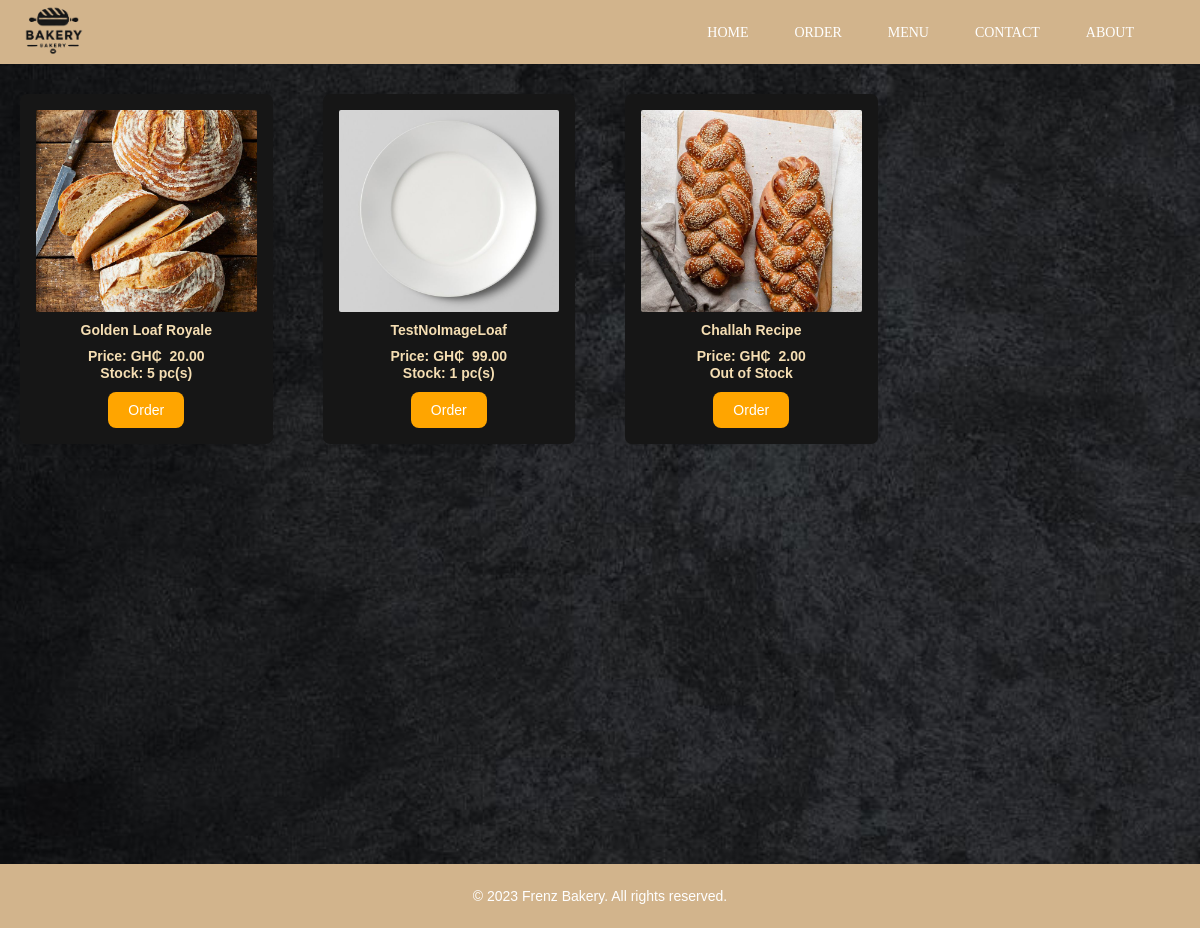
Page /order/ on the earlier database version.
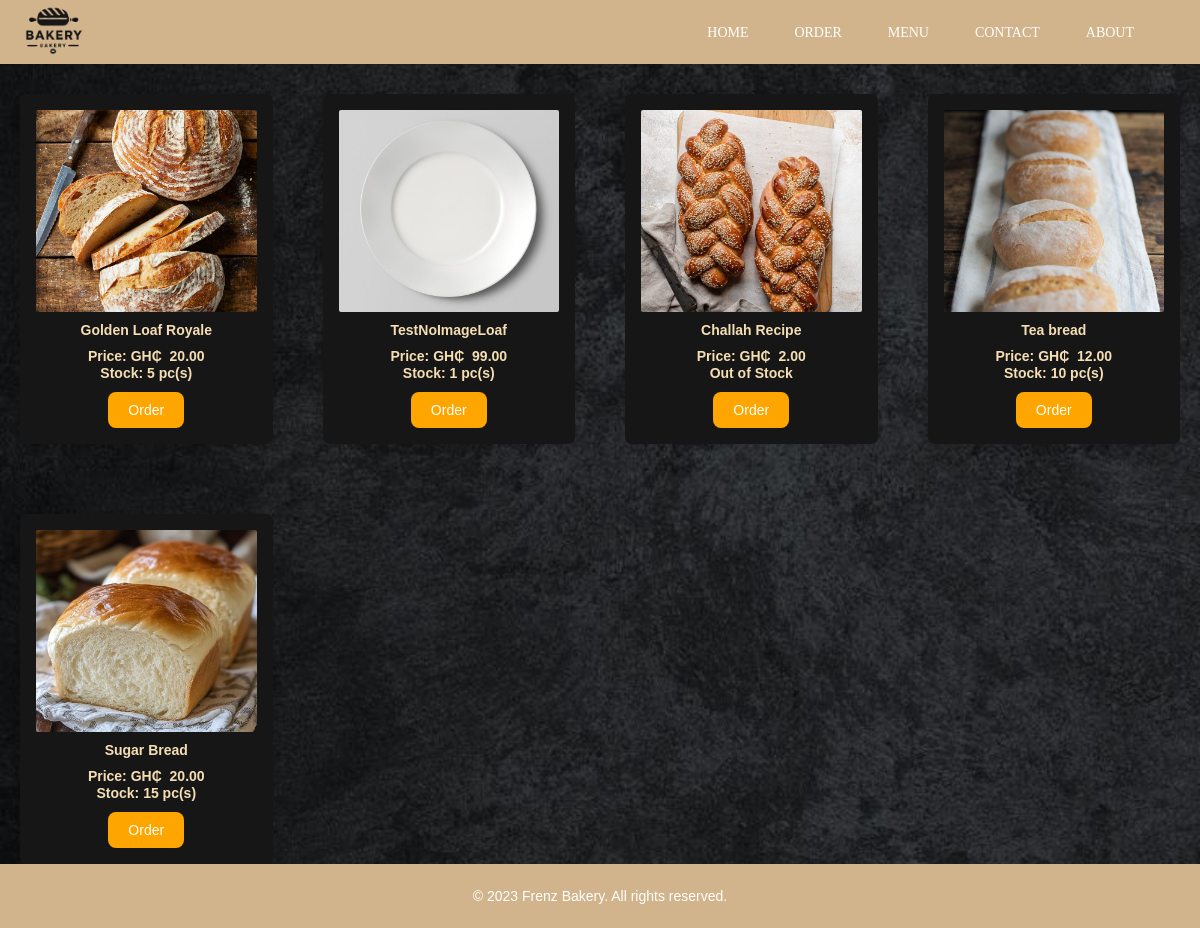
Same page on the later database version.
### web/models.py (models this page shows, shortened)
class Product(models.Model):
    name = models.CharField(max_length=200)
    description = models.TextField(blank=True)
    price = models.DecimalField(max_digits=10, decimal_places=2)
    stock = models.PositiveIntegerField()
    image = models.ImageField(default='fallback.png', blank=True)

### web/views.py (the view)
# urls.py: path('order/', views.order, name='order'),
def order(request):
    products = Product.objects.all()
    context = {'products': products}
    return render(request, 'web/order.html', context)

### web/templates/web/order.html (shortened to what this page needs)
{% extends 'web/main.html' %}
{% load static %}
    {% block content %}
        <section class='menu'>
            {% for product in products %}
                <div class="product">
                    <div class='product-image'>
                        <img src="{{ product.image.url }}" alt="{{ product.name }}" />
                    </div>
                    <div class='product-details'>
                        <div class='product-name'>
                            <h3>{{ product.name }}</h3>
                        </div>
                        <div class='stock-details'>
                            <p>Price: GH₵ &nbsp;{{ product.price }}</p>
                            {% if product.stock == 0 %}
                                <p>Out of Stock</p>
                            {% else %}
                                <p>Stock: {{ product.stock }} pc(s) </p>
                            {% endif %}
                            <button class='order-btn'>Order</button>
                        </div>
                    </div>
                </div>
            {% endfor %}
        </section>
    {% endblock  %}

### web/templates/web/main.html (shortened to what this page needs)
<!DOCTYPE html>
<html lang="en">
<head>
    {% load static %}
    <link rel="stylesheet" href="{% static 'web/main.css' %}">
    <link rel="stylesheet" href="{% static 'web/home.css' %}">
    <link rel="stylesheet" href="{% static 'web/order.css' %}">
</head>
<body>
    <nav >
        <a href="{% url 'home' %}">
            <img src="{% static 'images/nav-logo1.png' %}" alt="Bakery"></a>
        <ul>
            <li><a class="diplomata-sc-regular1" href="{% url 'home' %}">HOME</a></li>
            <li><a class="diplomata-sc-regular1" href="{% url 'order' %}">ORDER</a></li>
            <li><a class="diplomata-sc-regular1" href="{% url 'menu' %}">MENU</a></li>
            <li><a class="diplomata-sc-regular1" href="{% url 'contact' %}">CONTACT</a></li>
            <li><a class="diplomata-sc-regular1" href="{% url 'about' %}">ABOUT</a></li>
        </ul>
    </nav>
    {% block content %}
    {% endblock content %}
    <footer>
        <p>&copy; 2023 Frenz Bakery. All rights reserved.</p>
    </footer>
</body>
</html>

### web/static/web/main.css (style rules this page uses)
* { font-family: Arial, sans-serif; padding: 0; margin: 0; font-size: 14px; }
.diplomata-sc-regular1 { font-family: "Diplomata SC", serif; font-weight: 400; font-style: normal; }
nav { background-color: #D2B48C; padding: 4vh 2vw; display: flex; justify-content: space-between; align-items: center; max-width: 100vw; height: 5vh; }
nav img { width: 60px; height: auto; }
nav ul { list-style-type: none; margin: 0; padding: 0; }
nav ul li { display: inline; margin-right: 3em; }
nav ul li a { text-decoration: none; color: white; }
footer { background-color: #D2B48C; color: white; text-align: center; padding: 3vh 0; max-width: 100vw; }

### web/static/web/home.css (style rules this page uses)
* { margin: 0; padding: 0; box-sizing: border-box; }
body { font-family: Arial, sans-serif; }
.diplomata-sc-regular1 { font-family: "Diplomata SC", serif; font-weight: 400; }

### web/static/web/order.css (style rules this page uses)
.menu { padding: 20px; background: url('../images/menu-background.jpg') no-repeat center center/cover; display: grid; grid-template-columns: repeat(auto-fill, minmax(200px, 1fr)); gap: 50px; height: 100vh; overflow: auto; scroll-behavior: smooth; }
.product { height: 350px; display: flex; flex-direction: column; width: 100%; max-width: 270px; align-content: center; justify-content: space-evenly; margin: 10px auto; padding: 16px; border-radius: 7px; background-color: rgb(22, 22, 22); align-items: center; box-shadow: 0 4px 8px rgba(0, 0, 0, 0.1); transition: transform 0.3s, box-shadow 0.3s; }
.product-name { text-align: center; margin-bottom: 10px; font-size: 1.2em; font-weight: bold; }
.product-details { display: flex; flex-direction: column; align-items: center; color: wheat; }
.stock-details { min-height: 80px; display: flex; flex-direction: column; align-items: center; font-weight: bold; justify-content: space-around; }
.product-image { display: flex; justify-content: center; align-items: center; max-width: 250px; max-height: 270px; min-height: 200px; overflow: hidden; margin-bottom: 10px; border-radius: 2px; position: relative; }
.product img { max-width: 100%; height: auto; }
.order-btn { padding: 10px 20px; border: 0; background-color: orange; color: white; border-radius: 8px; margin-top: 10px; cursor: pointer; transition: background-color 0.3s; }

Differences in the rows shown:
added Product: image (picture), name "Tea bread", price "12.00", stock "10"
added Product: image (picture), name "Sugar Bread", price "20.00", stock "15"
